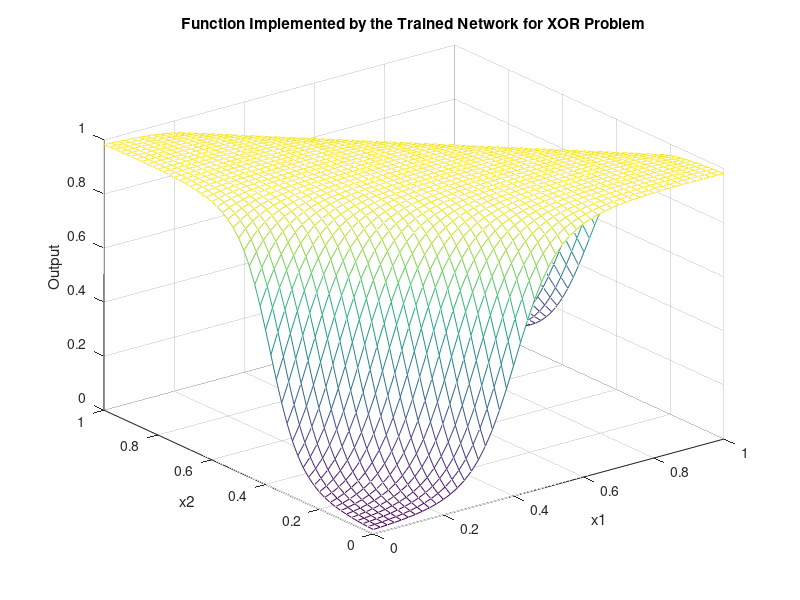
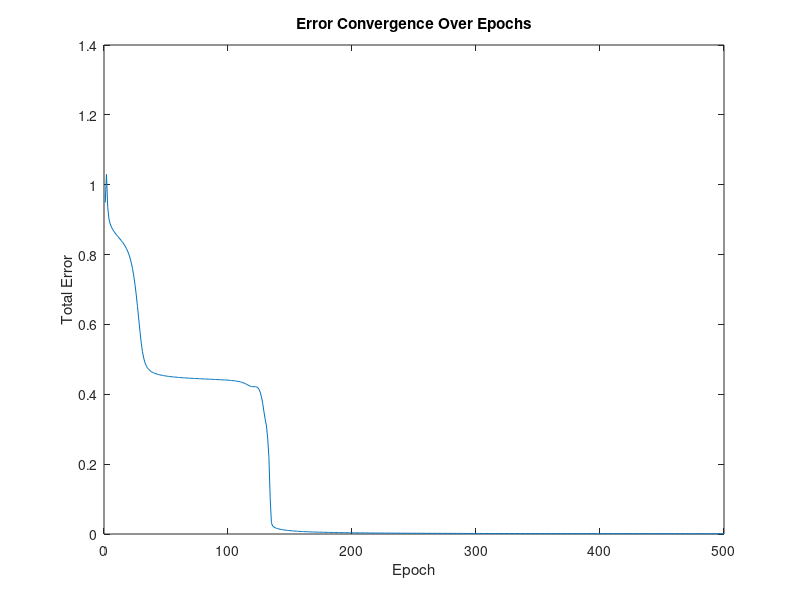

The MATLAB script that drew these images, in order:
% Initialization
eta = 10.0; % Step size
epochs = 500; % Number of epochs for training

% New initial weights and shift parameters
w11 = 0.1;
w12 = -0.2;
w21 = -0.3;
w22 = 0.4;
w31 = 0.5;
w32 = -0.6;
theta1 = 0.7;
theta2 = -0.8;
theta3 = 0.9;

% Training data for XOR problem
X = [0 0; 0 1; 1 0; 1 1];
y = [0; 1; 1; 0];

% Sigmoid activation function and its derivative
sigmoid = @(v) 1 / (1 + exp(-v));
sigmoid_derivative = @(v) sigmoid(v) * (1 - sigmoid(v));

% Track error over epochs
errors = zeros(epochs, 1);

% Training process
for epoch = 1:epochs
    total_error = 0;
    for i = 1:4
        % Forward propagation
        x_d = X(i, :)';
        y_d = y(i);

        v1 = w11 * x_d(1) + w12 * x_d(2) - theta1;
        v2 = w21 * x_d(1) + w22 * x_d(2) - theta2;
        h1 = sigmoid(v1);
        h2 = sigmoid(v2);
        v3 = w31 * h1 + w32 * h2 - theta3;
        y_hat = sigmoid(v3);

        % Compute error term at the output layer
        delta3 = (y_d - y_hat) * sigmoid_derivative(v3);

        % Compute error terms at the hidden layer
        delta1 = delta3 * w31 * sigmoid_derivative(v1);
        delta2 = delta3 * w32 * sigmoid_derivative(v2);

        % Update weights for hidden to output layer
        w31 = w31 + eta * delta3 * h1;
        w32 = w32 + eta * delta3 * h2;
        theta3 = theta3 - eta * delta3;

        % Update weights for input to hidden layer
        w11 = w11 + eta * delta1 * x_d(1);
        w12 = w12 + eta * delta1 * x_d(2);
        w21 = w21 + eta * delta2 * x_d(1);
        w22 = w22 + eta * delta2 * x_d(2);
        theta1 = theta1 - eta * delta1;
        theta2 = theta2 - eta * delta2;

        % Accumulate total error
        total_error = total_error + 0.5 * (y_d - y_hat)^2;
    end
    errors(epoch) = total_error;
end

% Print the final weights and shift parameters
fprintf('Final weights and shift parameters after training:\n');
fprintf('w11 = %.4f\n', w11);
fprintf('w12 = %.4f\n', w12);
fprintf('w21 = %.4f\n', w21);
fprintf('w22 = %.4f\n', w22);
fprintf('w31 = %.4f\n', w31);
fprintf('w32 = %.4f\n', w32);
fprintf('theta1 = %.4f\n', theta1);
fprintf('theta2 = %.4f\n', theta2);
fprintf('theta3 = %.4f\n', theta3);

% Tabulate the outputs of the trained network for the training input data
fprintf('Training input data and corresponding outputs of the trained network:\n');
for i = 1:4
    x_d = X(i, :)';
    y_d = y(i);

    % Forward propagation
    v1 = w11 * x_d(1) + w12 * x_d(2) - theta1;
    v2 = w21 * x_d(1) + w22 * x_d(2) - theta2;
    h1 = sigmoid(v1);
    h2 = sigmoid(v2);
    v3 = w31 * h1 + w32 * h2 - theta3;
    y_hat = sigmoid(v3);

    fprintf('Input: [%d, %d], Output: %.4f, Target: %d\n', x_d(1), x_d(2), y_hat, y_d);
end

% Plot the function implemented by the trained network
[x1, x2] = meshgrid(0:0.02:1, 0:0.02:1);
y_hat = zeros(size(x1));

for i = 1:size(x1, 1)
    for j = 1:size(x1, 2)
        % Forward propagation
        v1 = w11 * x1(i, j) + w12 * x2(i, j) - theta1;
        v2 = w21 * x1(i, j) + w22 * x2(i, j) - theta2;
        h1 = sigmoid(v1);
        h2 = sigmoid(v2);
        v3 = w31 * h1 + w32 * h2 - theta3;
        y_hat(i, j) = sigmoid(v3);
    end
end

figure;
mesh(x1, x2, y_hat);
xlabel('x1');
ylabel('x2');
zlabel('Output');
title('Function Implemented by the Trained Network for XOR Problem');

% Plot error over epochs
figure;
plot(1:epochs, errors);
xlabel('Epoch');
ylabel('Total Error');
title('Error Convergence Over Epochs');
